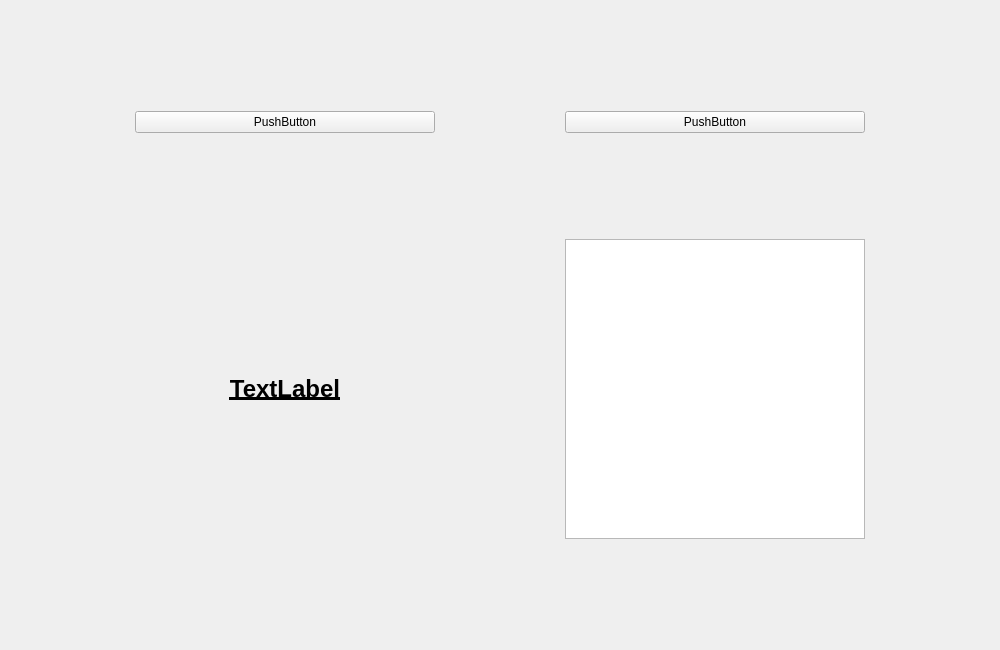
<?xml version="1.0" encoding="UTF-8"?>
<ui version="4.0">
 <class>Frame</class>
 <widget class="QWidget" name="Frame">
  <property name="geometry">
   <rect>
    <x>0</x>
    <y>0</y>
    <width>1000</width>
    <height>650</height>
   </rect>
  </property>
  <property name="windowTitle">
   <string>Form</string>
  </property>
  <layout class="QGridLayout" name="gridLayout" rowstretch="1,0" columnstretch="1,0">
   <item row="0" column="1">
    <widget class="QPushButton" name="pushButton_3">
     <property name="text">
      <string>PushButton</string>
     </property>
    </widget>
   </item>
   <item row="1" column="0">
    <widget class="QLabel" name="label">
     <property name="maximumSize">
      <size>
       <width>300</width>
       <height>300</height>
      </size>
     </property>
     <property name="text">
      <string>&lt;html&gt;&lt;head/&gt;&lt;body&gt;&lt;p align=&quot;center&quot;&gt;&lt;span style=&quot; font-size:18pt; font-weight:600; text-decoration: underline;&quot;&gt;TextLabel&lt;/span&gt;&lt;/p&gt;&lt;/body&gt;&lt;/html&gt;</string>
     </property>
    </widget>
   </item>
   <item row="1" column="1">
    <widget class="QTextBrowser" name="textBrowser">
     <property name="maximumSize">
      <size>
       <width>300</width>
       <height>300</height>
      </size>
     </property>
    </widget>
   </item>
   <item row="0" column="0">
    <widget class="QPushButton" name="pushButton">
     <property name="text">
      <string>PushButton</string>
     </property>
    </widget>
   </item>
  </layout>
 </widget>
 <resources/>
 <connections/>
</ui>
